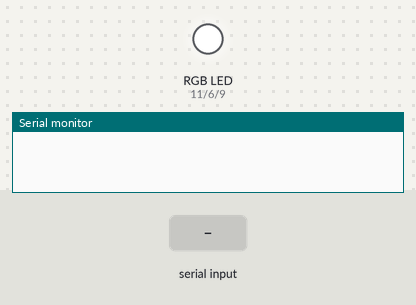
A sketch run on a simulated Arduino Uno, built with avr-gcc and run on an emulated ATmega328P. Shown: an RGB LED mixed from three pins (HIGH = lit), the last lines printed to the serial monitor. Inputs (shaded band) come from the test bench. Dim RGB values are drawn brighter than linear.

Above: at 1.2 s.
1.3 s: "R" received over Serial
At 2.1 s:
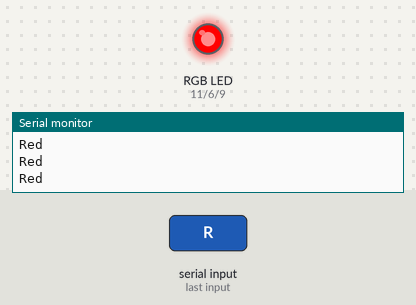
2.8 s: "O" received over Serial
At 3.4 s:
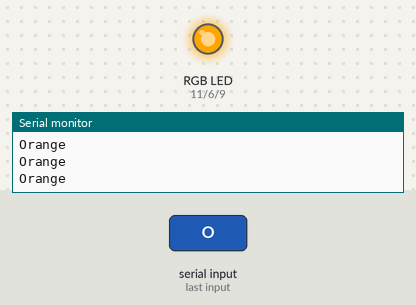
4.3 s: "Y" received over Serial
At 5.5 s:
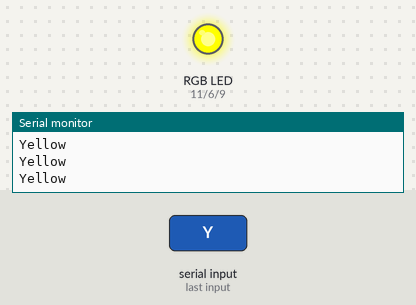
5.8 s: "G" received over Serial
At 6.7 s:
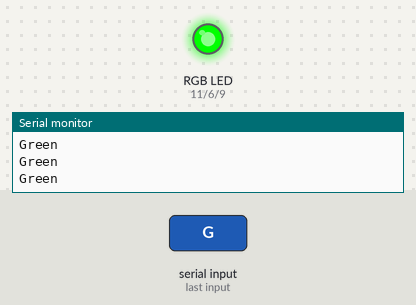
7.3 s: "B" received over Serial
At 8.1 s:
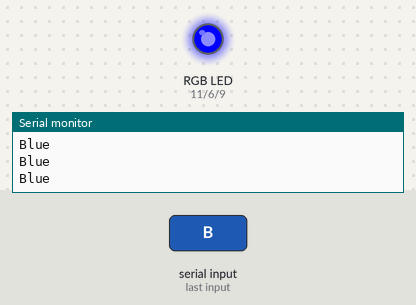
8.8 s: "I" received over Serial
At 10.2 s:
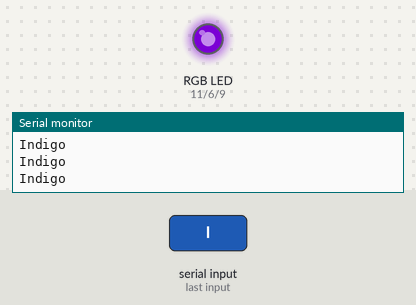
Timing chart, 0 to 11.3 s (numbered marks = the images above; inputs shaded):
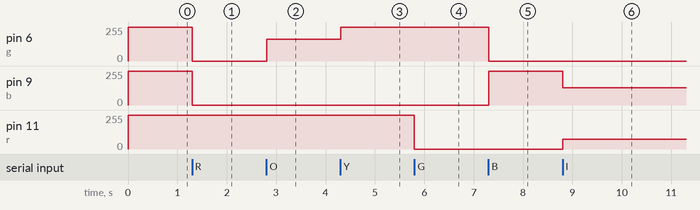

The sketch:

Activity6_Veneracion.ino
```cpp
const int r = 11;
const int b = 9;
const int g = 6;
char val;

void setup() {
  Serial.begin(9600);
  pinMode(r, OUTPUT);
  pinMode(g, OUTPUT);
  pinMode(b, OUTPUT);

  RGB(255,255,255); // initialize
}

void RGB(int rValue, int gValue, int bValue){
  analogWrite(r, rValue);
  analogWrite(g, gValue);
  analogWrite(b, bValue);
}

void loop() {
  while (Serial.available()) {
    val = Serial.read();
  }
  if(val == 'R'){
    RGB(255, 0, 0); //red
    Serial.println("Red");
  } else if(val == 'O'){
    RGB(255, 165, 0); //orange
    Serial.println("Orange");
  } else if(val == 'Y'){
    RGB(255, 255, 0); //yellow
    Serial.println("Yellow");
  } else if(val == 'G'){
    RGB(0, 255, 0); //green
    Serial.println("Green");
  } else if(val == 'B'){
    RGB(0, 0, 255); //blue
    Serial.println("Blue");
  } else if(val == 'I'){
    RGB(75, 0, 130); //indigo
    Serial.println("Indigo");
  } else if(val == 'V'){
    RGB(148, 0, 211); //violet
    Serial.println("Violet");
  }
  delay(10);
}
```

Measured:
- after the input at 1.3 s, pin 6 (g), pin 9 (b): 255/255 → 0/255 at once
- after the input at 2.8 s, pin 6 (g): 0/255 → 165/255 at once
- after the input at 4.3 s, pin 6 (g): 165/255 → 255/255 at once
- after the input at 5.8 s, pin 11 (r): 255/255 → 0/255 at once
- after the input at 7.3 s, pin 6 (g): 255/255 → 0/255 at once; pin 9 (b): 0/255 → 255/255 at once
- after the input at 8.8 s, pin 9 (b): 255/255 → 130/255 at once; pin 11 (r): 0/255 → 75/255 at once
